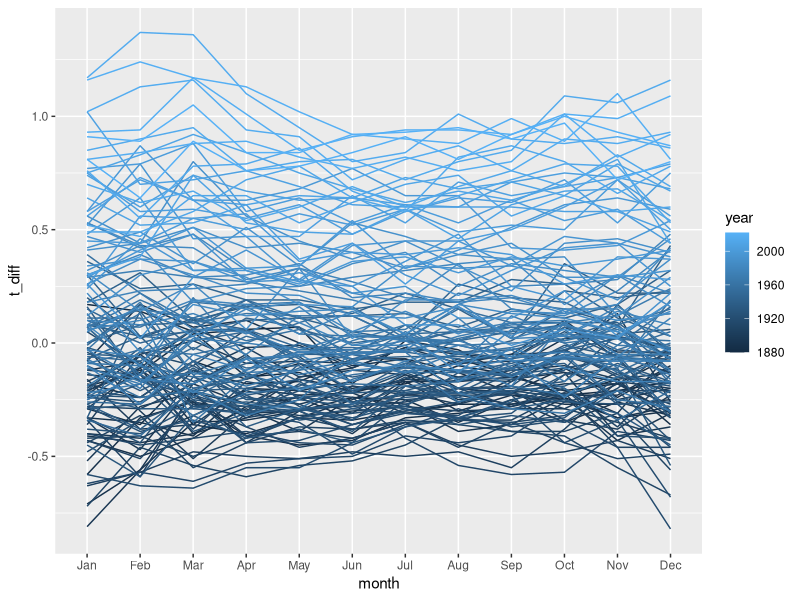
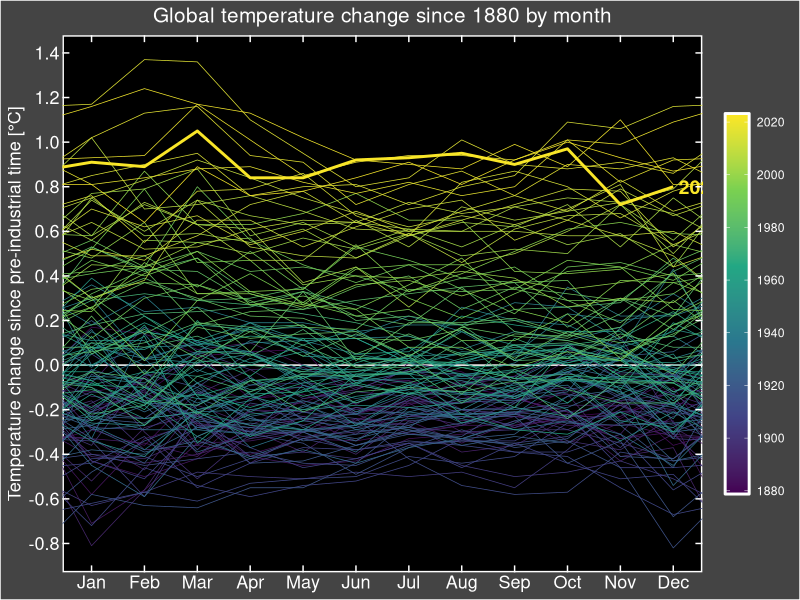
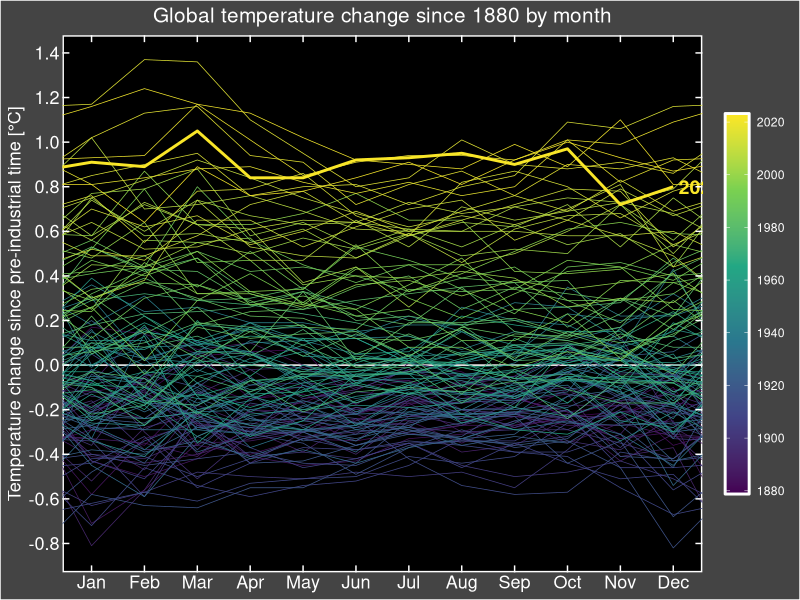

These charts were generated, in order, by the following R code:
library(tidyverse)

# 1. First plot
t_diff <- 
  read_csv("data/GLB.Ts+dSST.csv", skip = 1, na = "***") %>% #load CSV file, skip 1st rows, na value in the data is "***"
  select(year = Year, month.abb) %>% #month.abb is constant R build-in. which is the same as our datatype
  # Tidy dataframe by converting month in 1 column accept for year
  #Pivot dataframe for all columns except for year column, Give a name of month column
  pivot_longer(-year, names_to = "month", values_to = "t_diff") %>%
  drop_na() %>% #Ignore NA value
  mutate(month = factor(month, levels = month.abb)) #Order months into numerical order rather than alphabit order, define month as a factor
  
  
t_diff %>%
  ggplot(aes(x = month, y = t_diff, group = year, color = year)) +
  geom_line()

# 2. Second plot: There are data in preceding year and next year.
# Need to create 3 separated dataframes

t_diff <- 
  read_csv("data/GLB.Ts+dSST.csv", skip = 1, na = "***") %>% #load CSV file, skip 1st rows
  select(year = Year, month.abb) %>% #month.abb is constant R build-in. which is the same as our datatype
  # Tidy dataframe by converting month in 1 column accept for year
  #Pivot dataframe for all columns except for year column, Give a name of month column
  pivot_longer(-year, names_to = "month", values_to = "t_diff") %>%
  drop_na() #Ignore NA value
  

# Create 3 Separated dataframe
# Create dataframe for preceding December
last_dec <-
  t_diff %>%
  filter(month == "Dec") %>% #Filter December
  mutate(year = year + 1,   #Calculate preceding year by using the original data
         month = "last_Dec") #Rename Dec to last_Dec

#Create dataframe for next Jan
next_jan <-
  t_diff %>%
  filter(month == "Jan") %>% #Filter January
  mutate(year = year - 1,    # Add extra year
         month = "next_Jan") # Rename it

#Combine 3 dataframes
t_data <- 
  bind_rows(last_dec,t_diff,next_jan) %>%
  mutate(month = factor(month, levels = c("last_Dec", month.abb, "next_Jan")), #Order months into numerical order rather than alphabet order, define month as a factor
         month_number = as.numeric(month)-1, #Change the scale in x axis to number from 0-13. Factor is a vector of character. It is stored as an order. We use as.numeric to return factor to number
         this_year = year == 2022) # Create new column for data pointer
  
  annotation <-
    t_data %>% #create new dataframe from 2022
    filter(year == 2022) %>%
    slice_max(month_number)
  
  t_data %>% ggplot(aes(x = month_number, 
             y = t_diff, 
             group = year, color = year, 
             size = this_year)) + #Add size data
  geom_hline(yintercept = 0, color = "white") + # Add white line at 0 y intercept
  geom_line()+
  geom_text(data = annotation, # Add text to a plot
            aes(x = month_number, 
                y = t_diff, 
                label = year, 
                color = year), 
            inherit.aes = FALSE,
            hjust = 0, size = 5,
            nudge_x = 0.1, fontface = "bold") + 
  scale_x_continuous(breaks = 1:12, #Set x axis and its coordinator
                     labels = month.abb,
                     sec.axis = dup_axis(name = NULL, labels = NULL)) +
  scale_y_continuous(breaks = seq(-2,2,0.2), 
                     sec.axis = dup_axis(name = NULL, labels = NULL)) + #Rescale y axis
  scale_size_manual(breaks = c(FALSE,TRUE),
                    values = c(0.25, 1), # Add size for this_year column
                    guide = "none") + #Remove legend
  scale_color_viridis_c(breaks = seq(1880,2020,20), #Change the color to continuous scale. Re-scale the legend
                        guide = guide_colorbar(frame.colour = "white",
                                               frame.linewidth = 1)) + #Add white border around the legend 
  coord_cartesian(xlim = c(1,12)) +
  labs(x = NULL, # Add label
      y = "Temperature change since pre-industrial time [\u00B0C]",
      title = "Global temperature change since 1880 by month") + 
  theme(
    panel.background = element_rect(fill = "black", color = "white", size = 1), #Add black color and white border. Increase border line size
    plot.background = element_rect(fill = "#444444"),
    panel.grid = element_blank(), # Remove grid line color
    axis.text = element_text(color = "white", size = 13), # Add color text
    axis.ticks = element_line(color = "white"), # Change tick mark color
    axis.ticks.length = unit(-5, "pt"), #Put tick mark into the plot by 5 points
    axis.title = element_text(color = "white", size = 13),
    plot.title = element_text(color = "white", hjust = 0.5, size = 15),
    legend.title = element_blank(), # Remove legend title
    legend.background = element_rect(fill = NA),
    legend.text = element_text(color = "white"),
    legend.key.height = unit(55, "pt") #Adjust the legend height
  )

ggsave("figures/climate_spiral.png", width = 8, height = 4.5)
